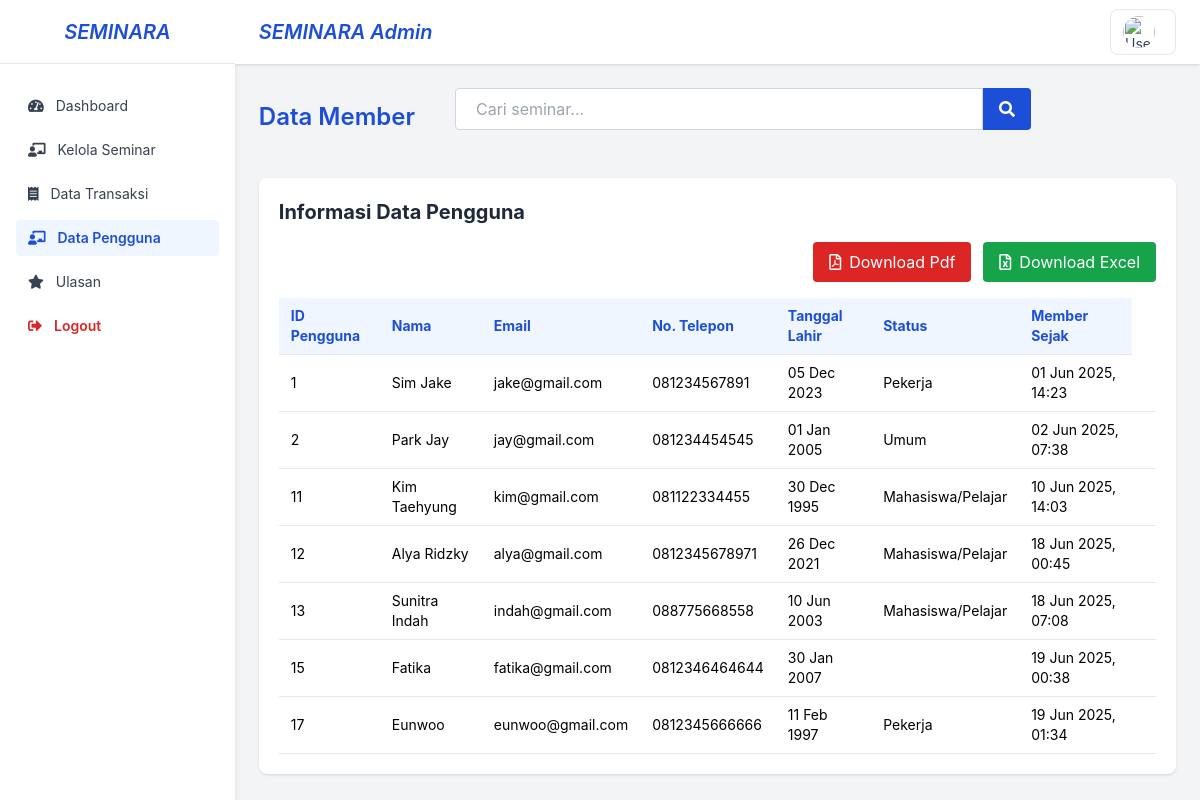
The app's page /index.php/admin/data_pengguna with its own data.
### tables this page shows
CREATE TABLE `pengguna` (
  `id_pengguna` int(11) NOT NULL,
  `nama` varchar(100) NOT NULL,
  `email` varchar(100) NOT NULL,
  `foto` varchar(128) DEFAULT 'default.jpg',
  `no_telp` varchar(20) DEFAULT NULL,
  `password` varchar(255) NOT NULL,
  `tanggal_lahir` date DEFAULT NULL,
  `status` enum('Pekerja','Mahasiswa/Pelajar','Umum') DEFAULT NULL,
  `role` int(11) NOT NULL,
  `created_at` timestamp NOT NULL DEFAULT current_timestamp()
);

### application/controllers/Admin.php (called while the page is built, shortened)
<?php
class Admin extends CI_Controller {
    public function __construct() {
        $this->load->model('ModelPengguna');
        $this->load->model('ModelSeminar');
        $this->load->model('ModelTransaksi');
        $this->load->model('ModelUlasan');
         $this->load->database();
        $this->load->library('session');
    }
 public function data_pengguna() {
        $data['user'] = $this->ModelPengguna->cekData(['email' => $this->session->userdata('email')])->row_array();
        $data['pengguna'] = $this->ModelPengguna->getAllPengguna();
        $this->load->view('admin/data_pengguna', $data);
    }
}

### index.php (called while the page is built, shortened)
<?php
require_once BASEPATH.'core/CodeIgniter.php';

### application/models/ModelPengguna.php (called while the page is built, shortened)
<?php
class ModelPengguna extends CI_Model {
   public function getAllPengguna() {
     $this->db->where('role', 2);
        return $this->db->get('pengguna')->result();
    }
}

### application/views/admin/data_pengguna.php (the view, shortened to what this page needs)
<html lang="en">
<head>
  <script src="https://cdn.tailwindcss.com"></script>
    <link rel="stylesheet" href="https://cdnjs.cloudflare.com/ajax/libs/sweetalert/1.1.3/sweetalert.min.css">
  <script src="https://cdn.tailwindcss.com"></script>
  <link href="https://cdnjs.cloudflare.com/ajax/libs/font-awesome/5.15.3/css/all.min.css" rel="stylesheet" />
  <link href="https://cdnjs.cloudflare.com/ajax/libs/font-awesome/5.15.3/css/all.min.css" rel="stylesheet" />
</head>
<body class="flex h-screen bg-gray-100">
    <aside class="w-64 bg-white shadow-md flex flex-col">
    <div class="flex items-center justify-center h-16 border-b border-gray-200 font-robotoslab italic font-semibold text-xl text-blue-700">
      SEMINARA
    </div>
    <nav class="flex flex-col flex-grow px-4 py-6 space-y-2 text-gray-700 text-sm">
     <a href="<?= base_url('admin') ?>" class="flex items-center gap-3 px-3 py-2 rounded hover:bg-blue-50 hover:text-blue-700 transition">
        <i class="fas fa-tachometer-alt"></i>
        Dashboard
      </a>
      <a href="<?= base_url('Seminar/data_seminar') ?>" class="flex items-center gap-3 px-3 py-2 rounded hover:bg-blue-50 hover:text-blue-700 transition">
      <i class="fas fa-chalkboard-teacher"></i>
        Kelola Seminar
      </a>
      <a href="<?= base_url('Transaksi') ?>" class="flex items-center gap-3 px-3 py-2 rounded hover:bg-blue-50 hover:text-blue-700 transition">
        <i class="fas fa-receipt"></i>
        Data Transaksi
      </a>
       <a href="<?= base_url('admin/data_pengguna') ?>" class="flex items-center gap-3 px-3 py-2 rounded bg-blue-50 text-blue-700 font-semibold">
        <i class="fas fa-chalkboard-teacher"></i>
        Data Pengguna
      </a>
      <a href="<?= base_url('Ulasan/data_ulasan') ?>" class="flex items-center gap-3 px-3 py-2 rounded hover:bg-blue-50 hover:text-blue-700 transition">
        <i class="fas fa-star"></i>
        Ulasan
      </a>
     <a href="#"  class="flex items-center gap-3 px-3 py-2 mt-auto rounded hover:bg-red-100 hover:text-red-700 transition font-semibold text-red-600" onclick="confirmLogout()">
        <i class="fas fa-sign-out-alt"></i>
        Logout
      </a>
    </nav>
  </aside>
  <div class="flex flex-col flex-grow overflow-auto">
   <header class="h-16 flex items-center justify-between bg-white shadow px-6 relative z-50">
  <div class="font-robotoslab italic font-semibold text-xl text-blue-700">SEMINARA Admin</div>
  <div class="relative">
    <button id="profileButton"
      class="flex items-center space-x-2 border border-gray-200 rounded-lg px-3 py-1.5 text-gray-700 text-sm hover:bg-gray-50"
      type="button" onclick="toggleDropdown()">
      <img alt="User avatar photo" class="w-8 h-8 rounded-full object-cover" src="<?= base_url($user['foto']) ?>" width="32" height="32" />
    </button>
  </div>
</header>
    <main class="p-6 space-y-8 overflow-auto">
    <div class="flex justify-between items-center">
    <h2 class="text-2xl font-semibold text-blue-700">Data Member</h2>
    <div class="flex items-center flex-1 justify-between ml-10 space-x-10">
        <form action="<?= base_url('admin/search') ?>" method="GET" class="flex flex-grow max-w-xl">
            <input
                type="text"
                name="query"
                placeholder="Cari seminar..."
                class="w-full border border-gray-300 rounded-l px-5 py-2 focus:outline-none focus:ring-2 focus:ring-blue-600"
            />
            <button type="submit" class="bg-blue-700 text-white px-4 py-2 rounded-r hover:bg-blue-800 transition">
                <i class="fas fa-search"></i>
            </button>
        </form>
    </div>
</div>
<section class="bg-white rounded-lg shadow p-5 overflow-auto">
    <h2 class="text-xl font-bold mb-4 text-gray-800">Informasi Data Pengguna</h2>
     <div class="flex justify-end mb-4 space-x-3">
          <a href="<?= base_url('laporan/laporan_pengguna_pdf'); ?>"  class="flex items-center gap-2 bg-red-600 hover:bg-red-700 text-white px-4 py-2 rounded transition"><i class="far fa-file-pdf"></i> Download Pdf</a>
    <a href="<?= base_url('laporan/export_excel_pengguna'); ?>"  class="flex items-center gap-2 bg-green-600 hover:bg-green-700 text-white px-4 py-2 rounded transition"><i class="far fa-file-excel"></i> Download Excel</a>
        </div>
    <table class="min-w-full text-left text-sm">
        <thead class="bg-blue-50 text-blue-700 font-semibold">
            <tr>
                <th class="px-3 py-2 border-b border-gray-200">ID Pengguna</th>
                <th class="px-3 py-2 border-b border-gray-200">Nama</th>
                <th class="px-3 py-2 border-b border-gray-200">Email</th>
                <th class="px-3 py-2 border-b border-gray-200">No. Telepon</th>
                <th class="px-3 py-2 border-b border-gray-200">Tanggal Lahir</th>
                <th class="px-3 py-2 border-b border-gray-200">Status</th>
                <th class="px-3 py-2 border-b border-gray-200">Member Sejak</th>
            </tr>
        </thead>
        <tbody>
            <?php if (empty($pengguna)): ?>
                <tr>
                    <td colspan="8" class="text-center py-4">Belum ada data pengguna</td>
                </tr>
            <?php else: ?>
                <?php foreach ($pengguna as $user): ?>
                    <tr class="hover:bg-blue-50">
                        <td class="px-3 py-2 border-b border-gray-200"><?= $user->id_pengguna ?></td>
                        <td class="px-3 py-2 border-b border-gray-200"><?= htmlspecialchars($user->nama) ?></td>
                        <td class="px-3 py-2 border-b border-gray-200"><?= htmlspecialchars($user->email) ?></td>
                        <td class="px-3 py-2 border-b border-gray-200"><?= htmlspecialchars($user->no_telp ?? '-') ?></td>
                        <td class="px-3 py-2 border-b border-gray-200"><?= $user->tanggal_lahir ? date('d M Y', strtotime($user->tanggal_lahir)) : '-' ?></td>
                        <td class="px-3 py-2 border-b border-gray-200"><?= htmlspecialchars($user->status ?? '-') ?></td>
                        <td class="px-3 py-2 border-b border-gray-200"><?= date('d M Y, H:i', strtotime($user->created_at)) ?></td>
                        <td class="px-3 py-2 border-b border-gray-200 space-x-2">
                        </td>
                    </tr>
                <?php endforeach; ?>
            <?php endif; ?>
        </tbody>
    </table>
</section>
    </main>
  </div>
</body>
</html>

### application/views/admin/data_pengguna.php (style rules this page uses)
body { font-family: "Inter", sans-serif; }

### records on screen
pengguna: id_pengguna "1", nama "Sim Jake", email "jake@gmail.com", no_telp "081234567891", tanggal_lahir "05 Dec 2023", status "Pekerja", created_at "01 Jun 2025, 14:23"
pengguna: id_pengguna "2", nama "Park Jay", email "jay@gmail.com", no_telp "081234454545", tanggal_lahir "01 Jan 2005", status "Umum", created_at "02 Jun 2025, 07:38"
pengguna: id_pengguna "11", nama "Kim Taehyung", email "kim@gmail.com", no_telp "081122334455", tanggal_lahir "30 Dec 1995", status "Mahasiswa/Pelajar", created_at "10 Jun 2025, 14:03"
pengguna: id_pengguna "12", nama "Alya Ridzky", email "alya@gmail.com", no_telp "0812345678971", tanggal_lahir "26 Dec 2021", status "Mahasiswa/Pelajar", created_at "18 Jun 2025, 00:45"
pengguna: id_pengguna "13", nama "Sunitra Indah", email "indah@gmail.com", no_telp "088775668558", tanggal_lahir "10 Jun 2003", status "Mahasiswa/Pelajar", created_at "18 Jun 2025, 07:08"
pengguna: id_pengguna "15", nama "Fatika", email "fatika@gmail.com", no_telp "0812346464644", tanggal_lahir "30 Jan 2007", created_at "19 Jun 2025, 00:38"
pengguna: id_pengguna "17", nama "Eunwoo", email "eunwoo@gmail.com", no_telp "0812345666666", tanggal_lahir "11 Feb 1997", status "Pekerja", created_at "19 Jun 2025, 01:34"
